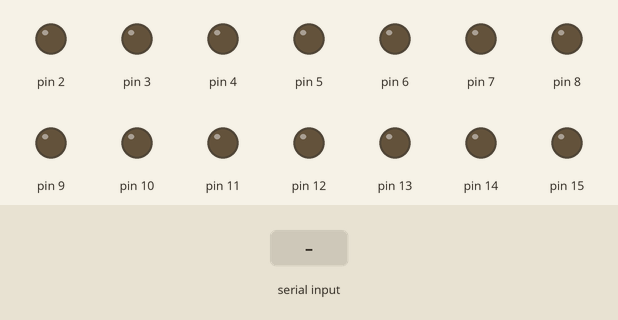
Simulated run of this sketch. Board: Arduino Uno, built with avr-gcc and run on an emulated ATmega328P. Parts: output pins drawn as LEDs (lit = HIGH). The test bench sets the inputs (shaded band).

Above: at 1.3 s.
1.4 s: "<2>" received over Serial
At 2.3 s:
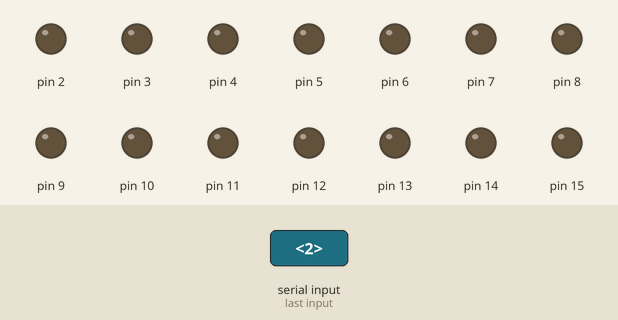
3.0 s: "<5>" received over Serial
At 3.6 s:
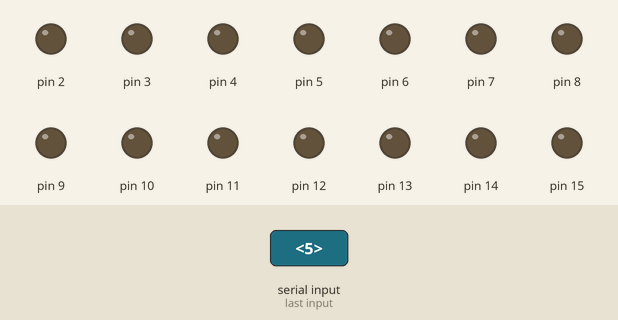
Timing chart, 0 to 6.0 s (numbered marks = the images above; inputs shaded):
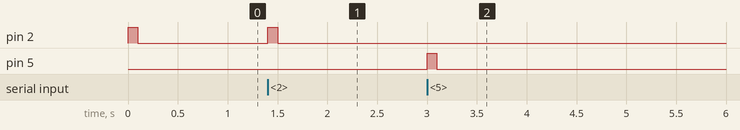

Measured:
- after the input at 1.4 s, pin 2: LOW → HIGH at once, → LOW 0.10 s later
- after the input at 3.0 s, pin 5: LOW → HIGH at once, → LOW 0.10 s later

The sketch:

serial_output_control.ino
```cpp
void setup()
{
  for (int pin = 2; pin < 54; pin++)
  {
    pinMode(pin, OUTPUT);
    digitalWrite(pin, LOW);
    if (pin == 2)
    {
      pulse_pin(pin);
    }
  }
  Serial.begin(115200);
}

void loop()
{
  receive_data();
  handle_new_data();
}

const byte numChars = 32;
char receivedChars[numChars];

String receivedString;

boolean newData = false;

void receive_data()
{
  static boolean recvInProgress = false;
  static byte ndx = 0;
  char startMarker = '<';
  char endMarker = '>';
  char rc;

  while (Serial.available() > 0 && newData == false)
  {
    rc = Serial.read();

    if (recvInProgress == true)
    {
      if (rc != endMarker)
      {
        receivedString += rc;
        receivedChars[ndx] = rc;
        ndx++;
        if (ndx >= numChars)
        {
          ndx = numChars - 1;
        }
      }
      else
      {
        receivedChars[ndx] = '\0'; // terminate the string
        recvInProgress = false;
        ndx = 0;
        newData = true;
      }
    }
    else if (rc == startMarker)
    {
      recvInProgress = true;
    }
  }
}

void handle_new_data()
{
  if (newData == true)
  {
    int pin = receivedString.toInt();
    pulse_pin(pin);
    receivedString = "";
    newData = false;
  }
}

void pulse_pin(int pin)
{
  digitalWrite(pin, HIGH);
  delay(100);
  digitalWrite(pin, LOW);
}
```
